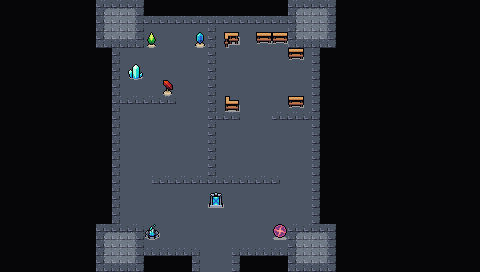

Below is a game level as drawn by its tile map, then a one-line description and the .tmx that defines it (tile-layer data replaced by summaries):
An orthogonal 30x17 tile map with 16x16 px tiles, 4 tile layers (Collision, Background, Walls, Clutter), 2 tilesets and 7 objects.

<map version="1.10" tiledversion="1.10.1" orientation="orthogonal" renderorder="right-down" width="30" height="17" tilewidth="16" tileheight="16" infinite="0" nextlayerid="8" nextobjectid="59">
 <editorsettings>
  <export target="wastetown..tmx" format="tmx" />
 </editorsettings>
 <tileset firstgid="1" source="../tileset/main.tsx" />
 <tileset firstgid="10113" source="../tileset/buildings.tsx" />
 <layer id="6" name="Collision" width="30" height="17">
  <data>[510 cells, 401 non-empty, 13 distinct tile ids]</data>
 </layer>
 <layer id="1" name="Background" width="30" height="17">
  <data>[510 cells, 510 non-empty, 3 distinct tile ids]</data>
 </layer>
 <layer id="2" name="Walls" width="30" height="17">
  <data>[510 cells, 100 non-empty, 16 distinct tile ids]</data>
 </layer>
 <layer id="3" name="Clutter" width="30" height="17">
  <properties>
   <property name="spriteLayer" type="bool" value="true" />
  </properties>
  <data>[510 cells, 13 non-empty, 10 distinct tile ids]</data>
 </layer>
 <objectgroup id="4" name="Objects">
  <object id="38" template="../obj/entry_up.tx" x="192" y="271.667" width="48" height="16">
   <properties>
    <property name="teleport" value="" />
   </properties>
  </object>
  <object id="48" template="../obj/treasure.tx" x="167.531" y="43.1429" />
  <object id="50" template="../obj/enemy.tx" x="270.063" y="208.228">
   <properties>
    <property name="enemy" value="Apprentice Blue Wizard" />
   </properties>
  </object>
  <object id="51" template="../obj/treasure.tx" x="239.534" y="47.6363" />
  <object id="53" template="../obj/enemy.tx" x="246.825" y="116.857">
   <properties>
    <property name="enemy" value="Apprentice Blue Wizard" />
   </properties>
  </object>
  <object id="55" template="../obj/enemy.tx" x="182.601" y="101.346">
   <properties>
    <property name="enemy" value="Apprentice Blue Wizard" />
   </properties>
  </object>
  <object id="56" template="../obj/gold.tx" x="294.751" y="210.094" />
 </objectgroup>
</map>
